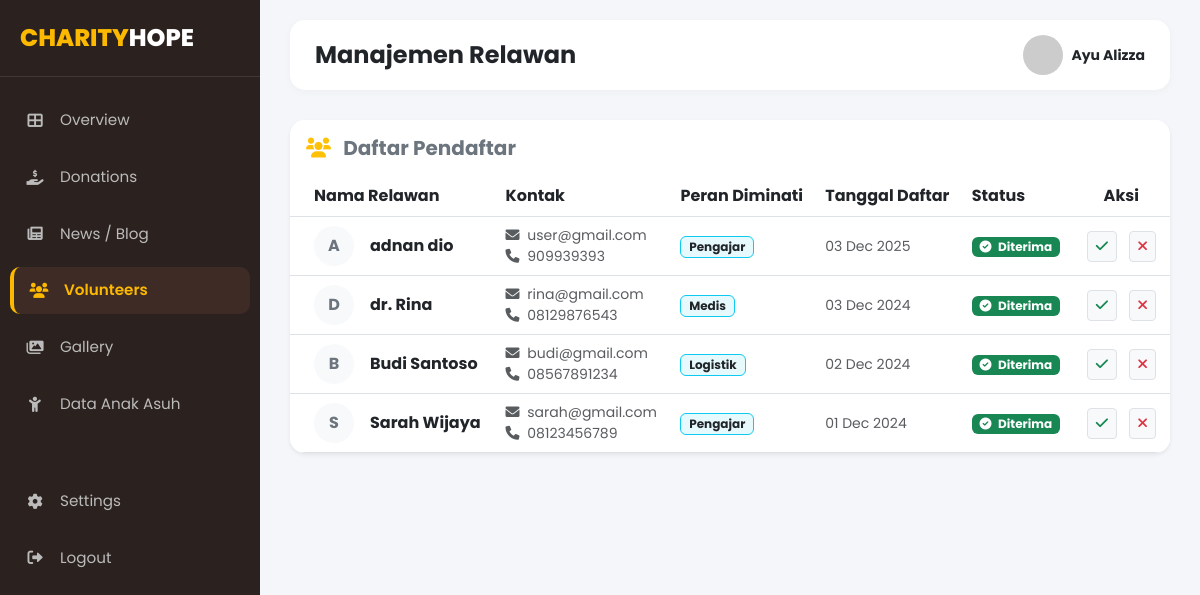
Page /admin/data-relawan.php (signed in) on the committed database.
### tables this page shows
CREATE TABLE `relawan` (
  `id` int NOT NULL,
  `nama_lengkap` varchar(100) DEFAULT NULL,
  `email` varchar(100) DEFAULT NULL,
  `no_hp` varchar(20) DEFAULT NULL,
  `peran` varchar(50) DEFAULT NULL,
  `tanggal_daftar` date DEFAULT NULL,
  `status` varchar(20) DEFAULT 'Pending'
);

### admin/data-relawan.php (the view, shortened to what this page needs)
<?php
include '../koneksi.php';
$data = mysqli_query($koneksi, "SELECT * FROM relawan ORDER BY id DESC");
?>
<!DOCTYPE html>
<html lang="id">
<head>
    <link href="https://cdn.jsdelivr.net/npm/bootstrap@5.3.0/dist/css/bootstrap.min.css" rel="stylesheet">
    <link rel="stylesheet" href="https://cdnjs.cloudflare.com/ajax/libs/font-awesome/6.0.0/css/all.min.css">
    <link rel="stylesheet" href="style.css">
</head>
<body>
    <?php include 'sidebar.php'; ?>
    <div class="main-content">
        <div class="top-bar">
            <h4 class="fw-bold mb-0">Manajemen Relawan</h4>
            <div class="user-profile d-flex align-items-center gap-2">
                <img src="https://randomuser.me/api/portraits/women/44.jpg" alt="Admin">
                <div class="d-none d-md-block">
                    <small class="d-block fw-bold">Ayu Alizza</small>
                </div>
            </div>
        </div>
        <div class="card border-0 shadow-sm" style="border-radius: 15px; overflow: hidden;">
            <div class="card-header bg-white py-3 border-0">
                <h5 class="fw-bold mb-0 text-secondary"><i class="fas fa-users text-warning me-2"></i> Daftar Pendaftar</h5>
            </div>
            <div class="table-responsive">
                <table class="table table-hover align-middle mb-0">
                    <thead class="bg-light">
                        <tr>
                            <th class="ps-4">Nama Relawan</th>
                            <th>Kontak</th>
                            <th>Peran Diminati</th>
                            <th>Tanggal Daftar</th>
                            <th>Status</th>
                            <th class="text-center">Aksi</th>
                        </tr>
                    </thead>
                    <tbody>
                        <?php while($row = mysqli_fetch_assoc($data)) { ?>
                        <tr>
                            <td class="ps-4">
                                <div class="d-flex align-items-center">
                                    <div class="bg-light rounded-circle d-flex align-items-center justify-content-center me-3 text-secondary fw-bold" style="width:40px; height:40px;">
                                        <?php echo strtoupper(substr($row['nama_lengkap'], 0, 1)); ?>
                                    </div>
                                    <span class="fw-bold text-dark"><?php echo $row['nama_lengkap']; ?></span>
                                </div>
                            </td>
                            <td>
                                <small class="d-block text-muted"><i class="fas fa-envelope me-1"></i> <?php echo $row['email']; ?></small>
                                <small class="d-block text-muted"><i class="fas fa-phone me-1"></i> <?php echo $row['no_hp']; ?></small>
                            </td>
                            <td><span class="badge bg-info text-dark bg-opacity-10 border border-info"><?php echo $row['peran']; ?></span></td>
                            <td class="text-muted small"><?php echo date('d M Y', strtotime($row['tanggal_daftar'])); ?></td>
                            <td>
                                <?php
                                    if($row['status'] == 'Diterima'){
                                        echo '<span class="badge bg-success"><i class="fas fa-check-circle me-1"></i> Diterima</span>';
                                    } elseif($row['status'] == 'Ditolak'){
                                        echo '<span class="badge bg-danger"><i class="fas fa-times-circle me-1"></i> Ditolak</span>';
                                    } else {
                                        echo '<span class="badge bg-warning text-dark"><i class="fas fa-clock me-1"></i> Pending</span>';
                                    }
                                ?>
                            </td>
                            <td class="text-center">
                                <a href="data-relawan.php?terima=<?php echo $row['id']; ?>" class="btn btn-sm btn-light border text-success mx-1" title="Terima / Aktifkan" onclick="return confirm('Terima relawan ini menjadi anggota aktif?')">
                                    <i class="fas fa-check"></i>
                                </a>
                                <a href="data-relawan.php?tolak=<?php echo $row['id']; ?>" class="btn btn-sm btn-light border text-danger mx-1" title="Tolak Pendaftaran" onclick="return confirm('Apakah Anda yakin ingin menolak relawan ini?')">
                                    <i class="fas fa-times"></i>
                                </a>
                            </td>
                        </tr>
                        <?php } ?>
                    </tbody>
                </table>
            </div>
        </div>
    </div>
</body>
</html>

### admin/style.css (style rules this page uses)
:root { --primary-color: #fcb900; --sidebar-bg: #2b211e; --sidebar-active: #3e2b26; --text-light: #f8f9fa; --card-bg: #ffffff; --bg-body: #f4f6f9; }
body { font-family: 'Poppins', sans-serif; background-color: var(--bg-body); overflow-x: hidden; }
.main-content { margin-left: 260px; padding: 20px 30px; }
.top-bar { display: flex; justify-content: space-between; align-items: center; margin-bottom: 30px; background: white; padding: 15px 25px; border-radius: 15px; box-shadow: 0 2px 10px rgba(0,0,0,0.03); }
.user-profile img { width: 40px; height: 40px; border-radius: 50%; object-fit: cover; }

### rows in the picture
relawan: nama_lengkap "A", nama_lengkap "adnan dio", email "user@gmail.com", no_hp "909939393", peran "Pengajar", tanggal_daftar "03 Dec 2025", status "Diterima" (drawn)
relawan: nama_lengkap "D", nama_lengkap "dr. Rina", email "rina@gmail.com", no_hp "08129876543", peran "Medis", tanggal_daftar "03 Dec 2024", status "Diterima" (drawn)
relawan: nama_lengkap "B", nama_lengkap "Budi Santoso", email "budi@gmail.com", no_hp "08567891234", peran "Logistik", tanggal_daftar "02 Dec 2024", status "Diterima" (drawn)
relawan: nama_lengkap "S", nama_lengkap "Sarah Wijaya", email "sarah@gmail.com", no_hp "08123456789", peran "Pengajar", tanggal_daftar "01 Dec 2024", status "Diterima" (drawn)
